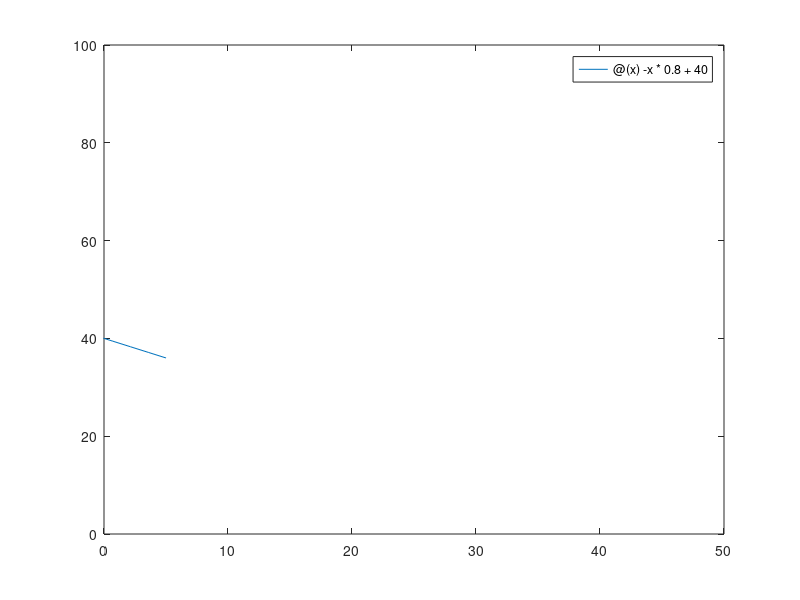

MATLAB code for this plot:
% fplot(@(x) 8*sqrt(-abs(x)+20) +2)
fplot(@(x) -x*0.8 + 40)
xlim([0 50])
ylim([0 100])

L = 117.16 + 22.76;
R = 55.72 / 2;

(25* L/R)/4;

